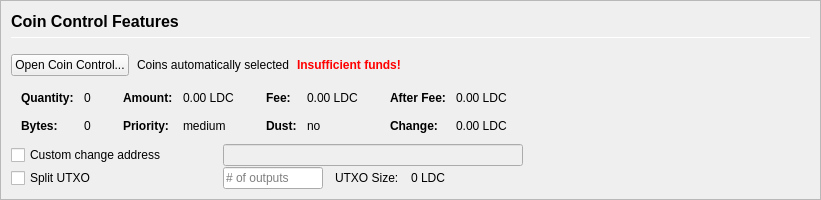
         <widget class="QFrame" name="frameCoinControl">
          <property name="sizePolicy">
           <sizepolicy hsizetype="Expanding" vsizetype="Expanding">
            <horstretch>0</horstretch>
            <verstretch>0</verstretch>
           </sizepolicy>
          </property>
          <property name="maximumSize">
           <size>
            <width>16777215</width>
            <height>16777215</height>
           </size>
          </property>
          <property name="frameShape">
           <enum>QFrame::StyledPanel</enum>
          </property>
          <property name="frameShadow">
           <enum>QFrame::Sunken</enum>
          </property>
          <layout class="QVBoxLayout" name="verticalLayoutCoinControl2">
           <property name="spacing">
            <number>0</number>
           </property>
           <property name="margin">
            <number>0</number>
           </property>
           <item>
            <widget class="QFrame" name="frameCoinControl_BG">
             <layout class="QVBoxLayout" name="verticalLayoutCoinControl" stretch="0,0,0,0,0,0">
              <property name="spacing">
               <number>1</number>
              </property>
              <property name="leftMargin">
               <number>10</number>
              </property>
              <property name="topMargin">
               <number>10</number>
              </property>
              <item>
               <layout class="QHBoxLayout" name="horizontalLayoutCoinControl1">
                <property name="bottomMargin">
                 <number>15</number>
                </property>
                <item>
                 <layout class="QVBoxLayout" name="verticalLayout_3">
                  <property name="spacing">
                   <number>6</number>
                  </property>
                  <item>
                   <widget class="QLabel" name="labelCoinControlFeatures">
                    <property name="sizePolicy">
                     <sizepolicy hsizetype="Preferred" vsizetype="Maximum">
                      <horstretch>0</horstretch>
                      <verstretch>0</verstretch>
                     </sizepolicy>
                    </property>
                    <property name="minimumSize">
                     <size>
                      <width>0</width>
                      <height>20</height>
                     </size>
                    </property>
                    <property name="font">
                     <font>
                      <pointsize>12</pointsize>
                      <weight>75</weight>
                      <bold>true</bold>
                     </font>
                    </property>
                    <property name="styleSheet">
                     <string notr="true">font-weight:bold;</string>
                    </property>
                    <property name="text">
                     <string>Coin Control Features</string>
                    </property>
                   </widget>
                  </item>
                  <item>
                   <widget class="Line" name="line">
                    <property name="minimumSize">
                     <size>
                      <width>0</width>
                      <height>1</height>
                     </size>
                    </property>
                    <property name="maximumSize">
                     <size>
                      <width>16777215</width>
                      <height>1</height>
                     </size>
                    </property>
                    <property name="orientation">
                     <enum>Qt::Horizontal</enum>
                    </property>
                   </widget>
                  </item>
                 </layout>
                </item>
               </layout>
              </item>
              <item>
               <layout class="QHBoxLayout" name="horizontalLayoutCoinControl2" stretch="0,0,0,0">
                <property name="spacing">
                 <number>8</number>
                </property>
                <property name="bottomMargin">
                 <number>10</number>
                </property>
                <item>
                 <widget class="QPushButton" name="pushButtonCoinControl">
                  <property name="styleSheet">
                   <string notr="true"/>
                  </property>
                  <property name="text">
                   <string>Open Coin Control...</string>
                  </property>
                  <property name="autoDefault">
                   <bool>false</bool>
                  </property>
                 </widget>
                </item>
                <item>
                 <widget class="QLabel" name="labelCoinControlAutomaticallySelected">
                  <property name="text">
                   <string>Coins automatically selected</string>
                  </property>
                  <property name="margin">
                   <number>5</number>
                  </property>
                 </widget>
                </item>
                <item>
                 <widget class="QLabel" name="labelCoinControlInsuffFunds">
                  <property name="font">
                   <font>
                    <weight>75</weight>
                    <bold>true</bold>
                   </font>
                  </property>
                  <property name="styleSheet">
                   <string notr="true">color:red;font-weight:bold;</string>
                  </property>
                  <property name="text">
                   <string>Insufficient funds!</string>
                  </property>
                  <property name="margin">
                   <number>5</number>
                  </property>
                 </widget>
                </item>
                <item>
                 <spacer name="horizontalSpacerCoinControl">
                  <property name="orientation">
                   <enum>Qt::Horizontal</enum>
                  </property>
                  <property name="sizeHint" stdset="0">
                   <size>
                    <width>40</width>
                    <height>1</height>
                   </size>
                  </property>
                 </spacer>
                </item>
               </layout>
              </item>
              <item>
               <widget class="QWidget" name="widgetCoinControl" native="true">
                <property name="sizePolicy">
                 <sizepolicy hsizetype="Preferred" vsizetype="Preferred">
                  <horstretch>0</horstretch>
                  <verstretch>0</verstretch>
                 </sizepolicy>
                </property>
                <property name="minimumSize">
                 <size>
                  <width>0</width>
                  <height>0</height>
                 </size>
                </property>
                <property name="styleSheet">
                 <string notr="true"/>
                </property>
                <layout class="QHBoxLayout" name="horizontalLayoutCoinControl5">
                 <property name="margin">
                  <number>0</number>
                 </property>
                 <item>
                  <layout class="QHBoxLayout" name="horizontalLayoutCoinControl3" stretch="0,0,0,1">
                   <property name="spacing">
                    <number>20</number>
                   </property>
                   <property name="topMargin">
                    <number>0</number>
                   </property>
                   <property name="bottomMargin">
                    <number>10</number>
                   </property>
                   <item>
                    <layout class="QFormLayout" name="formLayoutCoinControl1">
                     <property name="horizontalSpacing">
                      <number>10</number>
                     </property>
                     <property name="verticalSpacing">
                      <number>14</number>
                     </property>
                     <property name="leftMargin">
                      <number>10</number>
                     </property>
                     <property name="topMargin">
                      <number>4</number>
                     </property>
                     <property name="rightMargin">
                      <number>6</number>
                     </property>
                     <item row="0" column="0">
                      <widget class="QLabel" name="labelCoinControlQuantityText">
                       <property name="font">
                        <font>
                         <weight>75</weight>
                         <bold>true</bold>
                        </font>
                       </property>
                       <property name="text">
                        <string>Quantity:</string>
                       </property>
                       <property name="margin">
                        <number>0</number>
                       </property>
                      </widget>
                     </item>
                     <item row="0" column="1">
                      <widget class="QLabel" name="labelCoinControlQuantity">
                       <property name="cursor">
                        <cursorShape>IBeamCursor</cursorShape>
                       </property>
                       <property name="contextMenuPolicy">
                        <enum>Qt::ActionsContextMenu</enum>
                       </property>
                       <property name="text">
                        <string notr="true">0</string>
                       </property>
                       <property name="margin">
                        <number>0</number>
                       </property>
                       <property name="textInteractionFlags">
                        <set>Qt::LinksAccessibleByMouse|Qt::TextSelectableByKeyboard|Qt::TextSelectableByMouse</set>
                       </property>
                      </widget>
                     </item>
                     <item row="1" column="0">
                      <widget class="QLabel" name="labelCoinControlBytesText">
                       <property name="font">
                        <font>
                         <weight>75</weight>
                         <bold>true</bold>
                        </font>
                       </property>
                       <property name="text">
                        <string>Bytes:</string>
                       </property>
                      </widget>
                     </item>
                     <item row="1" column="1">
                      <widget class="QLabel" name="labelCoinControlBytes">
                       <property name="cursor">
                        <cursorShape>IBeamCursor</cursorShape>
                       </property>
                       <property name="contextMenuPolicy">
                        <enum>Qt::ActionsContextMenu</enum>
                       </property>
                       <property name="text">
                        <string notr="true">0</string>
                       </property>
                       <property name="textInteractionFlags">
                        <set>Qt::LinksAccessibleByMouse|Qt::TextSelectableByKeyboard|Qt::TextSelectableByMouse</set>
                       </property>
                      </widget>
                     </item>
                    </layout>
                   </item>
                   <item>
                    <layout class="QFormLayout" name="formLayoutCoinControl2">
                     <property name="horizontalSpacing">
                      <number>10</number>
                     </property>
                     <property name="verticalSpacing">
                      <number>14</number>
                     </property>
                     <property name="leftMargin">
                      <number>6</number>
                     </property>
                     <property name="topMargin">
                      <number>4</number>
                     </property>
                     <property name="rightMargin">
                      <number>6</number>
                     </property>
                     <item row="0" column="0">
                      <widget class="QLabel" name="labelCoinControlAmountText">
                       <property name="font">
                        <font>
                         <weight>75</weight>
                         <bold>true</bold>
                        </font>
                       </property>
                       <property name="text">
                        <string>Amount:</string>
                       </property>
                       <property name="margin">
                        <number>0</number>
                       </property>
                      </widget>
                     </item>
                     <item row="0" column="1">
                      <widget class="QLabel" name="labelCoinControlAmount">
                       <property name="cursor">
                        <cursorShape>IBeamCursor</cursorShape>
                       </property>
                       <property name="contextMenuPolicy">
                        <enum>Qt::ActionsContextMenu</enum>
                       </property>
                       <property name="text">
                        <string notr="true">0.00 LDC</string>
                       </property>
                       <property name="textInteractionFlags">
                        <set>Qt::LinksAccessibleByMouse|Qt::TextSelectableByKeyboard|Qt::TextSelectableByMouse</set>
                       </property>
                      </widget>
                     </item>
                     <item row="1" column="0">
                      <widget class="QLabel" name="labelCoinControlPriorityText">
                       <property name="font">
                        <font>
                         <weight>75</weight>
                         <bold>true</bold>
                        </font>
                       </property>
                       <property name="text">
                        <string>Priority:</string>
                       </property>
                      </widget>
                     </item>
                     <item row="1" column="1">
                      <widget class="QLabel" name="labelCoinControlPriority">
                       <property name="cursor">
                        <cursorShape>IBeamCursor</cursorShape>
                       </property>
                       <property name="contextMenuPolicy">
                        <enum>Qt::ActionsContextMenu</enum>
                       </property>
                       <property name="text">
                        <string>medium</string>
                       </property>
                       <property name="textInteractionFlags">
                        <set>Qt::LinksAccessibleByMouse|Qt::TextSelectableByKeyboard|Qt::TextSelectableByMouse</set>
                       </property>
                      </widget>
                     </item>
                    </layout>
                   </item>
                   <item>
                    <layout class="QFormLayout" name="formLayoutCoinControl3">
                     <property name="horizontalSpacing">
                      <number>10</number>
                     </property>
                     <property name="verticalSpacing">
                      <number>14</number>
                     </property>
                     <property name="leftMargin">
                      <number>6</number>
                     </property>
                     <property name="topMargin">
                      <number>4</number>
                     </property>
                     <property name="rightMargin">
                      <number>6</number>
                     </property>
                     <item row="0" column="0">
                      <widget class="QLabel" name="labelCoinControlFeeText">
                       <property name="font">
                        <font>
                         <weight>75</weight>
                         <bold>true</bold>
                        </font>
                       </property>
                       <property name="text">
                        <string>Fee:</string>
                       </property>
                       <property name="margin">
                        <number>0</number>
                       </property>
                      </widget>
                     </item>
                     <item row="0" column="1">
                      <widget class="QLabel" name="labelCoinControlFee">
                       <property name="cursor">
                        <cursorShape>IBeamCursor</cursorShape>
                       </property>
                       <property name="contextMenuPolicy">
                        <enum>Qt::ActionsContextMenu</enum>
                       </property>
                       <property name="text">
                        <string notr="true">0.00 LDC</string>
                       </property>
                       <property name="textInteractionFlags">
                        <set>Qt::LinksAccessibleByMouse|Qt::TextSelectableByKeyboard|Qt::TextSelectableByMouse</set>
                       </property>
                      </widget>
                     </item>
                     <item row="1" column="0">
                      <widget class="QLabel" name="labelCoinControlLowOutputText">
                       <property name="font">
                        <font>
                         <weight>75</weight>
                         <bold>true</bold>
                        </font>
                       </property>
                       <property name="text">
                        <string>Dust:</string>
                       </property>
                      </widget>
                     </item>
                     <item row="1" column="1">
                      <widget class="QLabel" name="labelCoinControlLowOutput">
                       <property name="cursor">
                        <cursorShape>IBeamCursor</cursorShape>
                       </property>
                       <property name="contextMenuPolicy">
                        <enum>Qt::ActionsContextMenu</enum>
                       </property>
                       <property name="text">
                        <string>no</string>
                       </property>
                       <property name="textInteractionFlags">
                        <set>Qt::LinksAccessibleByMouse|Qt::TextSelectableByKeyboard|Qt::TextSelectableByMouse</set>
                       </property>
                      </widget>
                     </item>
                    </layout>
                   </item>
                   <item>
                    <layout class="QFormLayout" name="formLayoutCoinControl4">
                     <property name="horizontalSpacing">
                      <number>10</number>
                     </property>
                     <property name="verticalSpacing">
                      <number>14</number>
                     </property>
                     <property name="leftMargin">
                      <number>6</number>
                     </property>
                     <property name="topMargin">
                      <number>4</number>
                     </property>
                     <property name="rightMargin">
                      <number>6</number>
                     </property>
                     <item row="0" column="0">
                      <widget class="QLabel" name="labelCoinControlAfterFeeText">
                       <property name="font">
                        <font>
                         <weight>75</weight>
                         <bold>true</bold>
                        </font>
                       </property>
                       <property name="text">
                        <string>After Fee:</string>
                       </property>
                       <property name="margin">
                        <number>0</number>
                       </property>
                      </widget>
                     </item>
                     <item row="0" column="1">
                      <widget class="QLabel" name="labelCoinControlAfterFee">
                       <property name="cursor">
                        <cursorShape>IBeamCursor</cursorShape>
                       </property>
                       <property name="contextMenuPolicy">
                        <enum>Qt::ActionsContextMenu</enum>
                       </property>
                       <property name="text">
                        <string notr="true">0.00 LDC</string>
                       </property>
                       <property name="textInteractionFlags">
                        <set>Qt::LinksAccessibleByMouse|Qt::TextSelectableByKeyboard|Qt::TextSelectableByMouse</set>
                       </property>
                      </widget>
                     </item>
                     <item row="1" column="0">
                      <widget class="QLabel" name="labelCoinControlChangeText">
                       <property name="font">
                        <font>
                         <weight>75</weight>
                         <bold>true</bold>
                        </font>
                       </property>
                       <property name="text">
                        <string>Change:</string>
                       </property>
                      </widget>
                     </item>
                     <item row="1" column="1">
                      <widget class="QLabel" name="labelCoinControlChange">
                       <property name="cursor">
                        <cursorShape>IBeamCursor</cursorShape>
                       </property>
                       <property name="contextMenuPolicy">
                        <enum>Qt::ActionsContextMenu</enum>
                       </property>
                       <property name="text">
                        <string notr="true">0.00 LDC</string>
                       </property>
                       <property name="textInteractionFlags">
                        <set>Qt::LinksAccessibleByMouse|Qt::TextSelectableByKeyboard|Qt::TextSelectableByMouse</set>
                       </property>
                      </widget>
                     </item>
                    </layout>
                   </item>
                  </layout>
                 </item>
                </layout>
               </widget>
              </item>
              <item>
               <layout class="QHBoxLayout" name="horizontalLayoutCoinControl4">
                <property name="spacing">
                 <number>12</number>
                </property>
                <property name="sizeConstraint">
                 <enum>QLayout::SetDefaultConstraint</enum>
                </property>
                <property name="topMargin">
                 <number>0</number>
                </property>
                <property name="rightMargin">
                 <number>0</number>
                </property>
                <item>
                 <widget class="QCheckBox" name="checkBoxCoinControlChange">
                  <property name="sizePolicy">
                   <sizepolicy hsizetype="Preferred" vsizetype="Preferred">
                    <horstretch>0</horstretch>
                    <verstretch>0</verstretch>
                   </sizepolicy>
                  </property>
                  <property name="minimumSize">
                   <size>
                    <width>200</width>
                    <height>0</height>
                   </size>
                  </property>
                  <property name="maximumSize">
                   <size>
                    <width>200</width>
                    <height>16777215</height>
                   </size>
                  </property>
                  <property name="toolTip">
                   <string>If this is activated, but the change address is empty or invalid, change will be sent to a newly generated address.</string>
                  </property>
                  <property name="text">
                   <string>Custom change address</string>
                  </property>
                 </widget>
                </item>
                <item>
                 <widget class="QValidatedLineEdit" name="lineEditCoinControlChange">
                  <property name="enabled">
                   <bool>false</bool>
                  </property>
                  <property name="sizePolicy">
                   <sizepolicy hsizetype="Preferred" vsizetype="Preferred">
                    <horstretch>0</horstretch>
                    <verstretch>0</verstretch>
                   </sizepolicy>
                  </property>
                  <property name="minimumSize">
                   <size>
                    <width>300</width>
                    <height>0</height>
                   </size>
                  </property>
                 </widget>
                </item>
                <item>
                 <widget class="QLabel" name="labelCoinControlChangeLabel">
                  <property name="sizePolicy">
                   <sizepolicy hsizetype="Preferred" vsizetype="Preferred">
                    <horstretch>0</horstretch>
                    <verstretch>0</verstretch>
                   </sizepolicy>
                  </property>
                  <property name="minimumSize">
                   <size>
                    <width>100</width>
                    <height>0</height>
                   </size>
                  </property>
                  <property name="text">
                   <string/>
                  </property>
                  <property name="margin">
                   <number>3</number>
                  </property>
                 </widget>
                </item>
               </layout>
              </item>
              <item>
               <layout class="QHBoxLayout" name="horizontalLayoutCoinControl6">
                <property name="spacing">
                 <number>12</number>
                </property>
                <property name="rightMargin">
                 <number>0</number>
                </property>
                <item>
                 <widget class="QCheckBox" name="splitBlockCheckBox">
                  <property name="sizePolicy">
                   <sizepolicy hsizetype="Preferred" vsizetype="Preferred">
                    <horstretch>0</horstretch>
                    <verstretch>0</verstretch>
                   </sizepolicy>
                  </property>
                  <property name="minimumSize">
                   <size>
                    <width>200</width>
                    <height>0</height>
                   </size>
                  </property>
                  <property name="maximumSize">
                   <size>
                    <width>200</width>
                    <height>16777215</height>
                   </size>
                  </property>
                  <property name="text">
                   <string>Split UTXO</string>
                  </property>
                 </widget>
                </item>
                <item>
                 <widget class="QLineEdit" name="splitBlockLineEdit">
                  <property name="sizePolicy">
                   <sizepolicy hsizetype="Preferred" vsizetype="Preferred">
                    <horstretch>50</horstretch>
                    <verstretch>0</verstretch>
                   </sizepolicy>
                  </property>
                  <property name="minimumSize">
                   <size>
                    <width>100</width>
                    <height>0</height>
                   </size>
                  </property>
                  <property name="maximumSize">
                   <size>
                    <width>100</width>
                    <height>16777215</height>
                   </size>
                  </property>
                  <property name="placeholderText">
                   <string># of outputs</string>
                  </property>
                 </widget>
                </item>
                <item>
                 <widget class="QLabel" name="labelBlockSizeText">
                  <property name="text">
                   <string>UTXO Size:</string>
                  </property>
                 </widget>
                </item>
                <item>
                 <widget class="QLabel" name="labelBlockSize">
                  <property name="text">
                   <string>0 LDC</string>
                  </property>
                 </widget>
                </item>
                <item>
                 <spacer name="horizontalSpacer_7">
                  <property name="orientation">
                   <enum>Qt::Horizontal</enum>
                  </property>
                  <property name="sizeHint" stdset="0">
                   <size>
                    <width>40</width>
                    <height>20</height>
                   </size>
                  </property>
                 </spacer>
                </item>
               </layout>
              </item>
              <item>
               <spacer name="verticalSpacerCoinControl">
                <property name="orientation">
                 <enum>Qt::Vertical</enum>
                </property>
                <property name="sizeHint" stdset="0">
                 <size>
                  <width>800</width>
                  <height>1</height>
                 </size>
                </property>
               </spacer>
              </item>
             </layout>
            </widget>
           </item>
          </layout>
         </widget>
